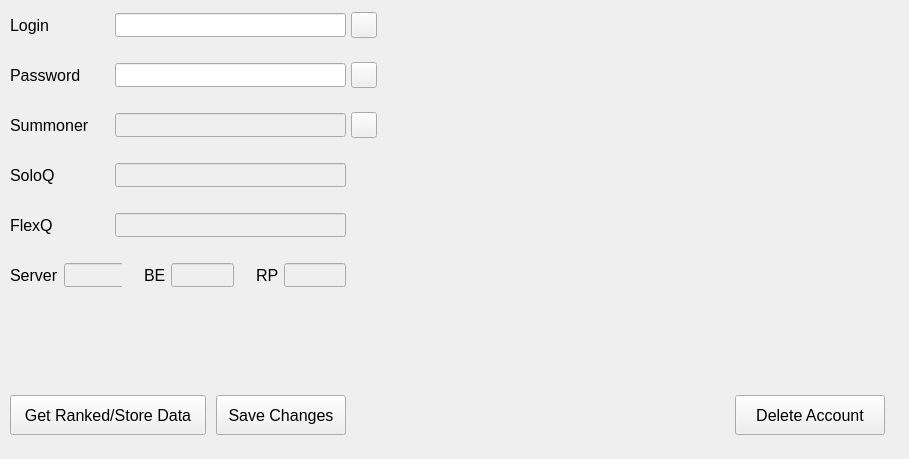
    <widget class="QWidget" name="tab_manage_acc">
     <attribute name="title">
      <string>Manage Account</string>
     </attribute>
     <widget class="QFrame" name="frame_14">
      <property name="geometry">
       <rect>
        <x>0</x>
        <y>0</y>
        <width>900</width>
        <height>450</height>
       </rect>
      </property>
      <property name="minimumSize">
       <size>
        <width>900</width>
        <height>450</height>
       </size>
      </property>
      <property name="maximumSize">
       <size>
        <width>900</width>
        <height>450</height>
       </size>
      </property>
      <property name="frameShape">
       <enum>QFrame::NoFrame</enum>
      </property>
      <property name="frameShadow">
       <enum>QFrame::Raised</enum>
      </property>
      <property name="lineWidth">
       <number>0</number>
      </property>
      <layout class="QVBoxLayout" name="verticalLayout_2">
       <property name="spacing">
        <number>0</number>
       </property>
       <property name="leftMargin">
        <number>10</number>
       </property>
       <property name="topMargin">
        <number>10</number>
       </property>
       <property name="rightMargin">
        <number>15</number>
       </property>
       <property name="bottomMargin">
        <number>10</number>
       </property>
       <item>
        <widget class="QFrame" name="frame_4">
         <property name="frameShape">
          <enum>QFrame::NoFrame</enum>
         </property>
         <property name="frameShadow">
          <enum>QFrame::Raised</enum>
         </property>
         <property name="lineWidth">
          <number>0</number>
         </property>
         <layout class="QVBoxLayout" name="verticalLayout">
          <property name="spacing">
           <number>20</number>
          </property>
          <property name="leftMargin">
           <number>0</number>
          </property>
          <property name="topMargin">
           <number>0</number>
          </property>
          <property name="rightMargin">
           <number>0</number>
          </property>
          <property name="bottomMargin">
           <number>0</number>
          </property>
          <item>
           <widget class="QFrame" name="frame_5">
            <property name="minimumSize">
             <size>
              <width>367</width>
              <height>30</height>
             </size>
            </property>
            <property name="maximumSize">
             <size>
              <width>367</width>
              <height>30</height>
             </size>
            </property>
            <property name="frameShape">
             <enum>QFrame::NoFrame</enum>
            </property>
            <property name="frameShadow">
             <enum>QFrame::Raised</enum>
            </property>
            <property name="lineWidth">
             <number>0</number>
            </property>
            <layout class="QHBoxLayout" name="horizontalLayout_3">
             <property name="spacing">
              <number>5</number>
             </property>
             <property name="leftMargin">
              <number>0</number>
             </property>
             <property name="topMargin">
              <number>0</number>
             </property>
             <property name="rightMargin">
              <number>0</number>
             </property>
             <property name="bottomMargin">
              <number>0</number>
             </property>
             <item>
              <widget class="QLabel" name="label">
               <property name="minimumSize">
                <size>
                 <width>100</width>
                 <height>0</height>
                </size>
               </property>
               <property name="maximumSize">
                <size>
                 <width>100</width>
                 <height>16777215</height>
                </size>
               </property>
               <property name="font">
                <font>
                 <pointsize>12</pointsize>
                </font>
               </property>
               <property name="text">
                <string>Login</string>
               </property>
              </widget>
             </item>
             <item>
              <widget class="QLineEdit" name="m_login_input">
               <property name="minimumSize">
                <size>
                 <width>200</width>
                 <height>24</height>
                </size>
               </property>
              </widget>
             </item>
             <item>
              <widget class="QPushButton" name="copy_username">
               <property name="minimumSize">
                <size>
                 <width>26</width>
                 <height>26</height>
                </size>
               </property>
               <property name="maximumSize">
                <size>
                 <width>26</width>
                 <height>26</height>
                </size>
               </property>
               <property name="toolTip">
                <string>Copy to clipboard</string>
               </property>
               <property name="text">
                <string/>
               </property>
               <property name="icon">
                <iconset resource="res/res.qrc">
                 <normaloff>:/icons/copy.svg</normaloff>:/icons/copy.svg</iconset>
               </property>
              </widget>
             </item>
            </layout>
           </widget>
          </item>
          <item>
           <widget class="QFrame" name="frame_10">
            <property name="minimumSize">
             <size>
              <width>367</width>
              <height>30</height>
             </size>
            </property>
            <property name="maximumSize">
             <size>
              <width>367</width>
              <height>30</height>
             </size>
            </property>
            <property name="frameShape">
             <enum>QFrame::NoFrame</enum>
            </property>
            <property name="frameShadow">
             <enum>QFrame::Raised</enum>
            </property>
            <property name="lineWidth">
             <number>0</number>
            </property>
            <layout class="QHBoxLayout" name="horizontalLayout_8">
             <property name="spacing">
              <number>5</number>
             </property>
             <property name="leftMargin">
              <number>0</number>
             </property>
             <property name="topMargin">
              <number>0</number>
             </property>
             <property name="rightMargin">
              <number>0</number>
             </property>
             <property name="bottomMargin">
              <number>0</number>
             </property>
             <item>
              <widget class="QLabel" name="label_2">
               <property name="minimumSize">
                <size>
                 <width>100</width>
                 <height>0</height>
                </size>
               </property>
               <property name="maximumSize">
                <size>
                 <width>100</width>
                 <height>16777215</height>
                </size>
               </property>
               <property name="font">
                <font>
                 <pointsize>12</pointsize>
                </font>
               </property>
               <property name="text">
                <string>Password</string>
               </property>
              </widget>
             </item>
             <item>
              <widget class="QLineEdit" name="m_password_input">
               <property name="minimumSize">
                <size>
                 <width>200</width>
                 <height>24</height>
                </size>
               </property>
              </widget>
             </item>
             <item>
              <widget class="QPushButton" name="copy_password">
               <property name="minimumSize">
                <size>
                 <width>26</width>
                 <height>26</height>
                </size>
               </property>
               <property name="maximumSize">
                <size>
                 <width>26</width>
                 <height>26</height>
                </size>
               </property>
               <property name="toolTip">
                <string>Copy to clipboard</string>
               </property>
               <property name="text">
                <string/>
               </property>
               <property name="icon">
                <iconset resource="res/res.qrc">
                 <normaloff>:/icons/copy.svg</normaloff>:/icons/copy.svg</iconset>
               </property>
              </widget>
             </item>
            </layout>
           </widget>
          </item>
          <item>
           <widget class="QFrame" name="frame_11">
            <property name="minimumSize">
             <size>
              <width>367</width>
              <height>30</height>
             </size>
            </property>
            <property name="maximumSize">
             <size>
              <width>367</width>
              <height>30</height>
             </size>
            </property>
            <property name="frameShape">
             <enum>QFrame::NoFrame</enum>
            </property>
            <property name="frameShadow">
             <enum>QFrame::Raised</enum>
            </property>
            <property name="lineWidth">
             <number>0</number>
            </property>
            <layout class="QHBoxLayout" name="horizontalLayout_9">
             <property name="spacing">
              <number>5</number>
             </property>
             <property name="leftMargin">
              <number>0</number>
             </property>
             <property name="topMargin">
              <number>0</number>
             </property>
             <property name="rightMargin">
              <number>0</number>
             </property>
             <property name="bottomMargin">
              <number>0</number>
             </property>
             <item>
              <widget class="QLabel" name="label_3">
               <property name="minimumSize">
                <size>
                 <width>100</width>
                 <height>0</height>
                </size>
               </property>
               <property name="maximumSize">
                <size>
                 <width>100</width>
                 <height>16777215</height>
                </size>
               </property>
               <property name="font">
                <font>
                 <pointsize>12</pointsize>
                </font>
               </property>
               <property name="text">
                <string>Summoner</string>
               </property>
              </widget>
             </item>
             <item>
              <widget class="QLineEdit" name="m_summoner_input">
               <property name="enabled">
                <bool>false</bool>
               </property>
               <property name="minimumSize">
                <size>
                 <width>200</width>
                 <height>24</height>
                </size>
               </property>
              </widget>
             </item>
             <item>
              <widget class="QPushButton" name="copy_summoner">
               <property name="minimumSize">
                <size>
                 <width>26</width>
                 <height>26</height>
                </size>
               </property>
               <property name="maximumSize">
                <size>
                 <width>26</width>
                 <height>26</height>
                </size>
               </property>
               <property name="toolTip">
                <string>Copy to clipboard</string>
               </property>
               <property name="text">
                <string/>
               </property>
               <property name="icon">
                <iconset resource="res/res.qrc">
                 <normaloff>:/icons/copy.svg</normaloff>:/icons/copy.svg</iconset>
               </property>
              </widget>
             </item>
            </layout>
           </widget>
          </item>
          <item>
           <widget class="QFrame" name="frame_12">
            <property name="minimumSize">
             <size>
              <width>336</width>
              <height>30</height>
             </size>
            </property>
            <property name="maximumSize">
             <size>
              <width>336</width>
              <height>30</height>
             </size>
            </property>
            <property name="frameShape">
             <enum>QFrame::NoFrame</enum>
            </property>
            <property name="frameShadow">
             <enum>QFrame::Raised</enum>
            </property>
            <property name="lineWidth">
             <number>0</number>
            </property>
            <layout class="QHBoxLayout" name="horizontalLayout_10">
             <property name="spacing">
              <number>5</number>
             </property>
             <property name="leftMargin">
              <number>0</number>
             </property>
             <property name="topMargin">
              <number>0</number>
             </property>
             <property name="rightMargin">
              <number>0</number>
             </property>
             <property name="bottomMargin">
              <number>0</number>
             </property>
             <item>
              <widget class="QLabel" name="label_4">
               <property name="minimumSize">
                <size>
                 <width>100</width>
                 <height>0</height>
                </size>
               </property>
               <property name="maximumSize">
                <size>
                 <width>100</width>
                 <height>16777215</height>
                </size>
               </property>
               <property name="font">
                <font>
                 <pointsize>12</pointsize>
                </font>
               </property>
               <property name="text">
                <string>SoloQ</string>
               </property>
              </widget>
             </item>
             <item>
              <widget class="QLineEdit" name="m_soloq_input">
               <property name="enabled">
                <bool>false</bool>
               </property>
               <property name="minimumSize">
                <size>
                 <width>200</width>
                 <height>24</height>
                </size>
               </property>
              </widget>
             </item>
            </layout>
           </widget>
          </item>
          <item>
           <widget class="QFrame" name="frame_13">
            <property name="minimumSize">
             <size>
              <width>336</width>
              <height>30</height>
             </size>
            </property>
            <property name="maximumSize">
             <size>
              <width>336</width>
              <height>30</height>
             </size>
            </property>
            <property name="frameShape">
             <enum>QFrame::NoFrame</enum>
            </property>
            <property name="frameShadow">
             <enum>QFrame::Raised</enum>
            </property>
            <property name="lineWidth">
             <number>0</number>
            </property>
            <layout class="QHBoxLayout" name="horizontalLayout_11">
             <property name="spacing">
              <number>5</number>
             </property>
             <property name="leftMargin">
              <number>0</number>
             </property>
             <property name="topMargin">
              <number>0</number>
             </property>
             <property name="rightMargin">
              <number>0</number>
             </property>
             <property name="bottomMargin">
              <number>0</number>
             </property>
             <item>
              <widget class="QLabel" name="label_5">
               <property name="minimumSize">
                <size>
                 <width>100</width>
                 <height>0</height>
                </size>
               </property>
               <property name="maximumSize">
                <size>
                 <width>100</width>
                 <height>16777215</height>
                </size>
               </property>
               <property name="font">
                <font>
                 <pointsize>12</pointsize>
                </font>
               </property>
               <property name="text">
                <string>FlexQ</string>
               </property>
              </widget>
             </item>
             <item>
              <widget class="QLineEdit" name="m_flexq_input">
               <property name="enabled">
                <bool>false</bool>
               </property>
               <property name="minimumSize">
                <size>
                 <width>200</width>
                 <height>24</height>
                </size>
               </property>
              </widget>
             </item>
            </layout>
           </widget>
          </item>
          <item>
           <widget class="QFrame" name="frame_8">
            <property name="minimumSize">
             <size>
              <width>336</width>
              <height>30</height>
             </size>
            </property>
            <property name="maximumSize">
             <size>
              <width>336</width>
              <height>30</height>
             </size>
            </property>
            <property name="frameShape">
             <enum>QFrame::NoFrame</enum>
            </property>
            <property name="frameShadow">
             <enum>QFrame::Raised</enum>
            </property>
            <property name="lineWidth">
             <number>0</number>
            </property>
            <layout class="QHBoxLayout" name="horizontalLayout_7">
             <property name="spacing">
              <number>22</number>
             </property>
             <property name="leftMargin">
              <number>0</number>
             </property>
             <property name="topMargin">
              <number>0</number>
             </property>
             <property name="rightMargin">
              <number>0</number>
             </property>
             <property name="bottomMargin">
              <number>0</number>
             </property>
             <item>
              <widget class="QFrame" name="frame_6">
               <property name="minimumSize">
                <size>
                 <width>112</width>
                 <height>30</height>
                </size>
               </property>
               <property name="maximumSize">
                <size>
                 <width>112</width>
                 <height>30</height>
                </size>
               </property>
               <property name="frameShape">
                <enum>QFrame::NoFrame</enum>
               </property>
               <property name="frameShadow">
                <enum>QFrame::Raised</enum>
               </property>
               <property name="lineWidth">
                <number>0</number>
               </property>
               <layout class="QHBoxLayout" name="horizontalLayout_4">
                <property name="spacing">
                 <number>5</number>
                </property>
                <property name="leftMargin">
                 <number>0</number>
                </property>
                <property name="topMargin">
                 <number>0</number>
                </property>
                <property name="rightMargin">
                 <number>0</number>
                </property>
                <property name="bottomMargin">
                 <number>0</number>
                </property>
                <item>
                 <widget class="QLabel" name="label_6">
                  <property name="font">
                   <font>
                    <pointsize>12</pointsize>
                   </font>
                  </property>
                  <property name="text">
                   <string>Server</string>
                  </property>
                 </widget>
                </item>
                <item>
                 <widget class="QLineEdit" name="m_server_input">
                  <property name="enabled">
                   <bool>false</bool>
                  </property>
                  <property name="minimumSize">
                   <size>
                    <width>60</width>
                    <height>24</height>
                   </size>
                  </property>
                  <property name="maximumSize">
                   <size>
                    <width>16777215</width>
                    <height>24</height>
                   </size>
                  </property>
                 </widget>
                </item>
               </layout>
              </widget>
             </item>
             <item>
              <widget class="QFrame" name="frame_7">
               <property name="minimumSize">
                <size>
                 <width>90</width>
                 <height>30</height>
                </size>
               </property>
               <property name="maximumSize">
                <size>
                 <width>90</width>
                 <height>30</height>
                </size>
               </property>
               <property name="frameShape">
                <enum>QFrame::NoFrame</enum>
               </property>
               <property name="frameShadow">
                <enum>QFrame::Raised</enum>
               </property>
               <property name="lineWidth">
                <number>0</number>
               </property>
               <layout class="QHBoxLayout" name="horizontalLayout_5">
                <property name="spacing">
                 <number>5</number>
                </property>
                <property name="leftMargin">
                 <number>0</number>
                </property>
                <property name="topMargin">
                 <number>0</number>
                </property>
                <property name="rightMargin">
                 <number>0</number>
                </property>
                <property name="bottomMargin">
                 <number>0</number>
                </property>
                <item>
                 <widget class="QLabel" name="label_7">
                  <property name="font">
                   <font>
                    <pointsize>12</pointsize>
                   </font>
                  </property>
                  <property name="lineWidth">
                   <number>0</number>
                  </property>
                  <property name="text">
                   <string>BE</string>
                  </property>
                 </widget>
                </item>
                <item>
                 <widget class="QLineEdit" name="m_be_input">
                  <property name="enabled">
                   <bool>false</bool>
                  </property>
                  <property name="minimumSize">
                   <size>
                    <width>0</width>
                    <height>24</height>
                   </size>
                  </property>
                  <property name="maximumSize">
                   <size>
                    <width>16777215</width>
                    <height>24</height>
                   </size>
                  </property>
                 </widget>
                </item>
               </layout>
              </widget>
             </item>
             <item>
              <widget class="QFrame" name="frame_9">
               <property name="minimumSize">
                <size>
                 <width>90</width>
                 <height>30</height>
                </size>
               </property>
               <property name="maximumSize">
                <size>
                 <width>90</width>
                 <height>30</height>
                </size>
               </property>
               <property name="frameShape">
                <enum>QFrame::NoFrame</enum>
               </property>
               <property name="frameShadow">
                <enum>QFrame::Raised</enum>
               </property>
               <property name="lineWidth">
                <number>0</number>
               </property>
               <layout class="QHBoxLayout" name="horizontalLayout_6">
                <property name="spacing">
                 <number>5</number>
                </property>
                <property name="leftMargin">
                 <number>0</number>
                </property>
                <property name="topMargin">
                 <number>0</number>
                </property>
                <property name="rightMargin">
                 <number>0</number>
                </property>
                <property name="bottomMargin">
                 <number>0</number>
                </property>
                <item>
                 <widget class="QLabel" name="label_8">
                  <property name="font">
                   <font>
                    <pointsize>12</pointsize>
                   </font>
                  </property>
                  <property name="lineWidth">
                   <number>0</number>
                  </property>
                  <property name="text">
                   <string>RP</string>
                  </property>
                 </widget>
                </item>
                <item>
                 <widget class="QLineEdit" name="m_rp_input">
                  <property name="enabled">
                   <bool>false</bool>
                  </property>
                  <property name="minimumSize">
                   <size>
                    <width>0</width>
                    <height>24</height>
                   </size>
                  </property>
                  <property name="maximumSize">
                   <size>
                    <width>16777215</width>
                    <height>24</height>
                   </size>
                  </property>
                 </widget>
                </item>
               </layout>
              </widget>
             </item>
            </layout>
           </widget>
          </item>
         </layout>
        </widget>
       </item>
       <item alignment="Qt::AlignBottom">
        <widget class="QFrame" name="frame_15">
         <property name="minimumSize">
          <size>
           <width>0</width>
           <height>50</height>
          </size>
         </property>
         <property name="maximumSize">
          <size>
           <width>16777215</width>
           <height>50</height>
          </size>
         </property>
         <property name="frameShape">
          <enum>QFrame::NoFrame</enum>
         </property>
         <property name="frameShadow">
          <enum>QFrame::Raised</enum>
         </property>
         <property name="lineWidth">
          <number>0</number>
         </property>
         <layout class="QHBoxLayout" name="horizontalLayout_12">
          <property name="spacing">
           <number>0</number>
          </property>
          <property name="leftMargin">
           <number>0</number>
          </property>
          <property name="topMargin">
           <number>0</number>
          </property>
          <property name="rightMargin">
           <number>0</number>
          </property>
          <property name="bottomMargin">
           <number>0</number>
          </property>
          <item>
           <widget class="QFrame" name="frame_16">
            <property name="minimumSize">
             <size>
              <width>336</width>
              <height>50</height>
             </size>
            </property>
            <property name="maximumSize">
             <size>
              <width>336</width>
              <height>50</height>
             </size>
            </property>
            <property name="frameShape">
             <enum>QFrame::NoFrame</enum>
            </property>
            <property name="frameShadow">
             <enum>QFrame::Raised</enum>
            </property>
            <property name="lineWidth">
             <number>0</number>
            </property>
            <layout class="QHBoxLayout" name="horizontalLayout_13">
             <property name="spacing">
              <number>10</number>
             </property>
             <property name="leftMargin">
              <number>0</number>
             </property>
             <property name="topMargin">
              <number>0</number>
             </property>
             <property name="rightMargin">
              <number>0</number>
             </property>
             <property name="bottomMargin">
              <number>0</number>
             </property>
             <item>
              <widget class="QPushButton" name="get_data_btn">
               <property name="minimumSize">
                <size>
                 <width>196</width>
                 <height>40</height>
                </size>
               </property>
               <property name="maximumSize">
                <size>
                 <width>196</width>
                 <height>40</height>
                </size>
               </property>
               <property name="font">
                <font>
                 <pointsize>12</pointsize>
                </font>
               </property>
               <property name="text">
                <string>Get Ranked/Store Data</string>
               </property>
              </widget>
             </item>
             <item>
              <widget class="QPushButton" name="save_changes_btn">
               <property name="minimumSize">
                <size>
                 <width>130</width>
                 <height>40</height>
                </size>
               </property>
               <property name="maximumSize">
                <size>
                 <width>130</width>
                 <height>40</height>
                </size>
               </property>
               <property name="font">
                <font>
                 <pointsize>12</pointsize>
                </font>
               </property>
               <property name="text">
                <string>Save Changes</string>
               </property>
              </widget>
             </item>
            </layout>
           </widget>
          </item>
          <item alignment="Qt::AlignRight">
           <widget class="QPushButton" name="dele_account_btn">
            <property name="minimumSize">
             <size>
              <width>150</width>
              <height>40</height>
             </size>
            </property>
            <property name="maximumSize">
             <size>
              <width>120</width>
              <height>40</height>
             </size>
            </property>
            <property name="font">
             <font>
              <pointsize>12</pointsize>
             </font>
            </property>
            <property name="text">
             <string>Delete Account</string>
            </property>
           </widget>
          </item>
         </layout>
        </widget>
       </item>
      </layout>
     </widget>
    </widget>
